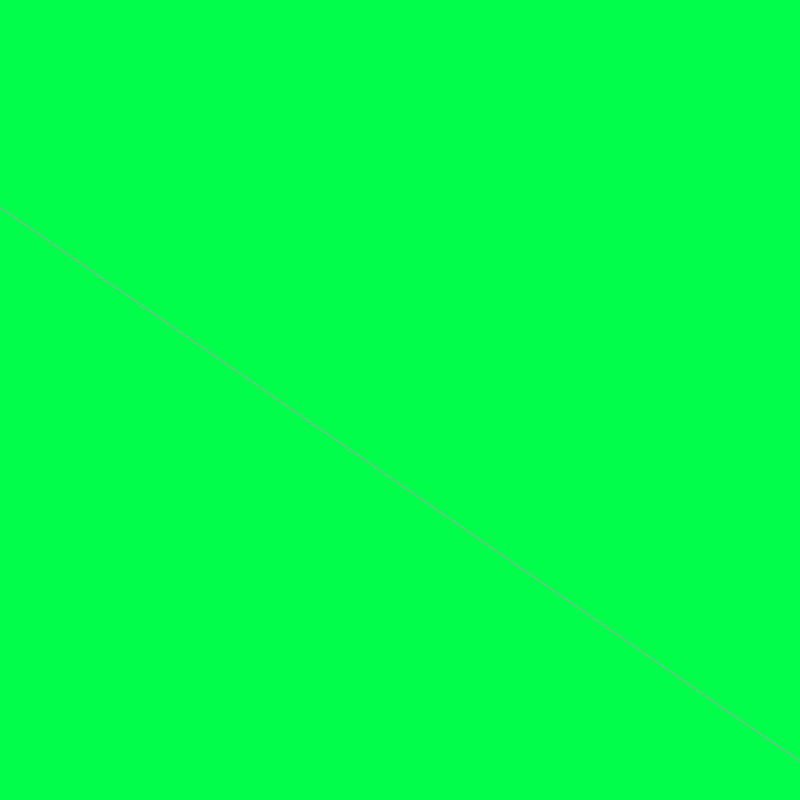
Frame 1 (no input)
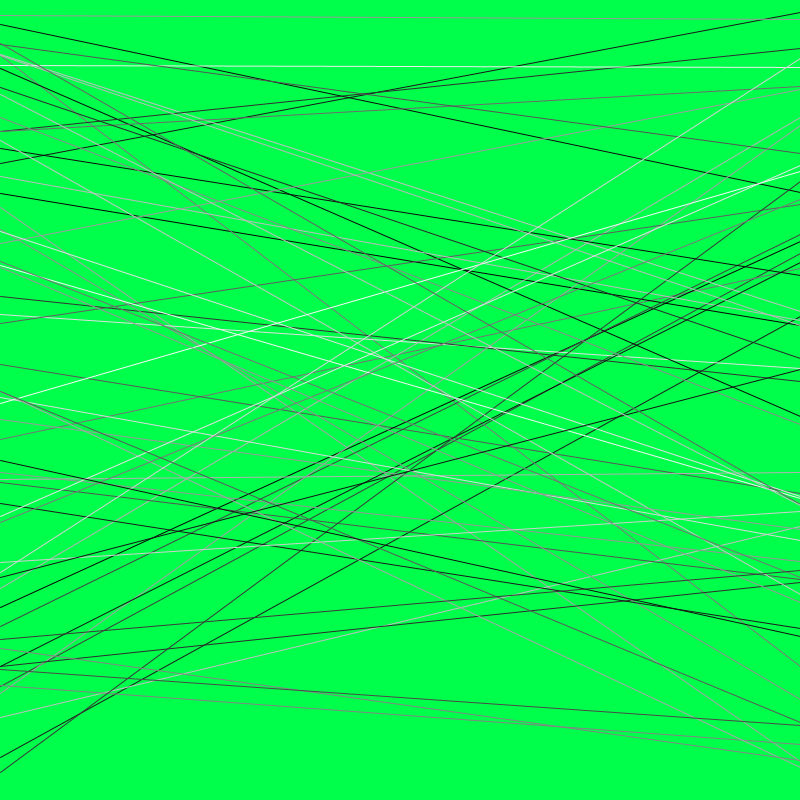
Frame 60 (the mouse pressed at the canvas centre just before this capture)
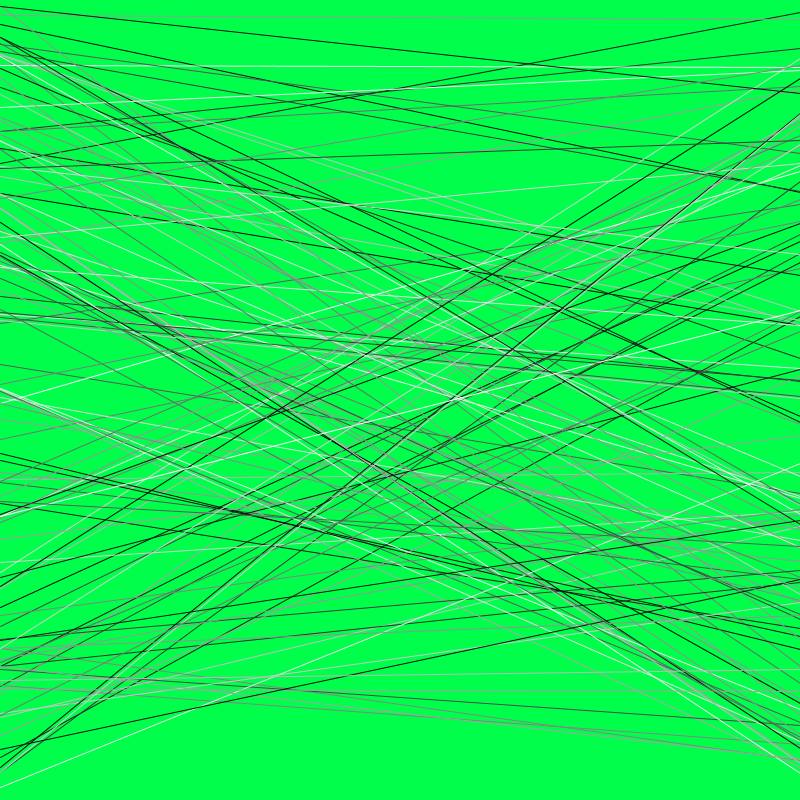
Frame 120 (the mouse held since frame 60 and released just before this capture)

The Processing sketch that drew these frames (run headless with seeded random() and noise(); from frame 60 on, the mouse is pressed at the canvas centre):

// Processing sketch: C001_LinePattern
// ── C001_LinePattern.pde
void setup(){
  size(800,800);
  background(0,255,75);
  smooth();
}

void draw(){
  stroke(random(255));
  line(0,random(height),width,random(height));
}
